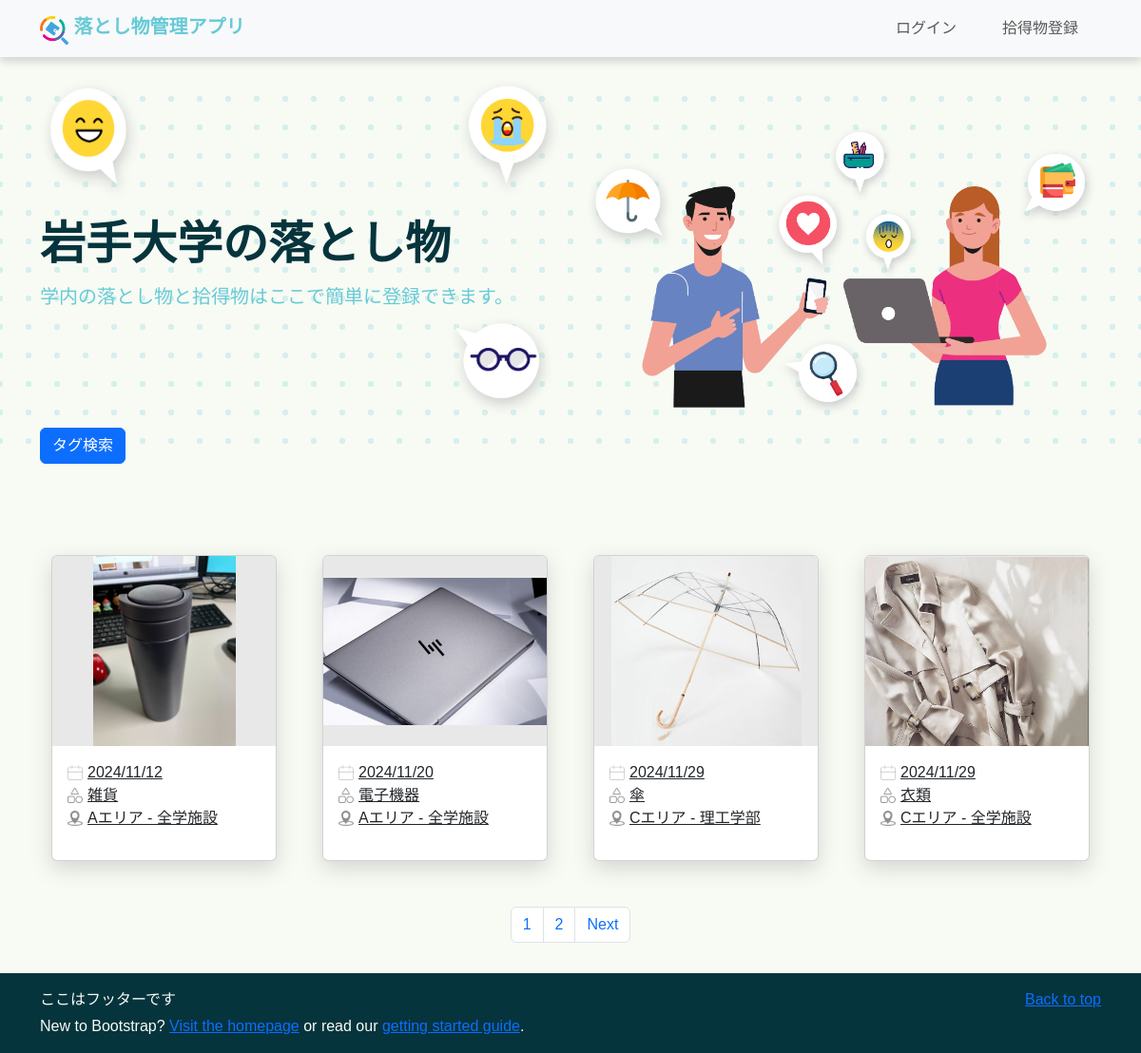
Before: / with the older database file.
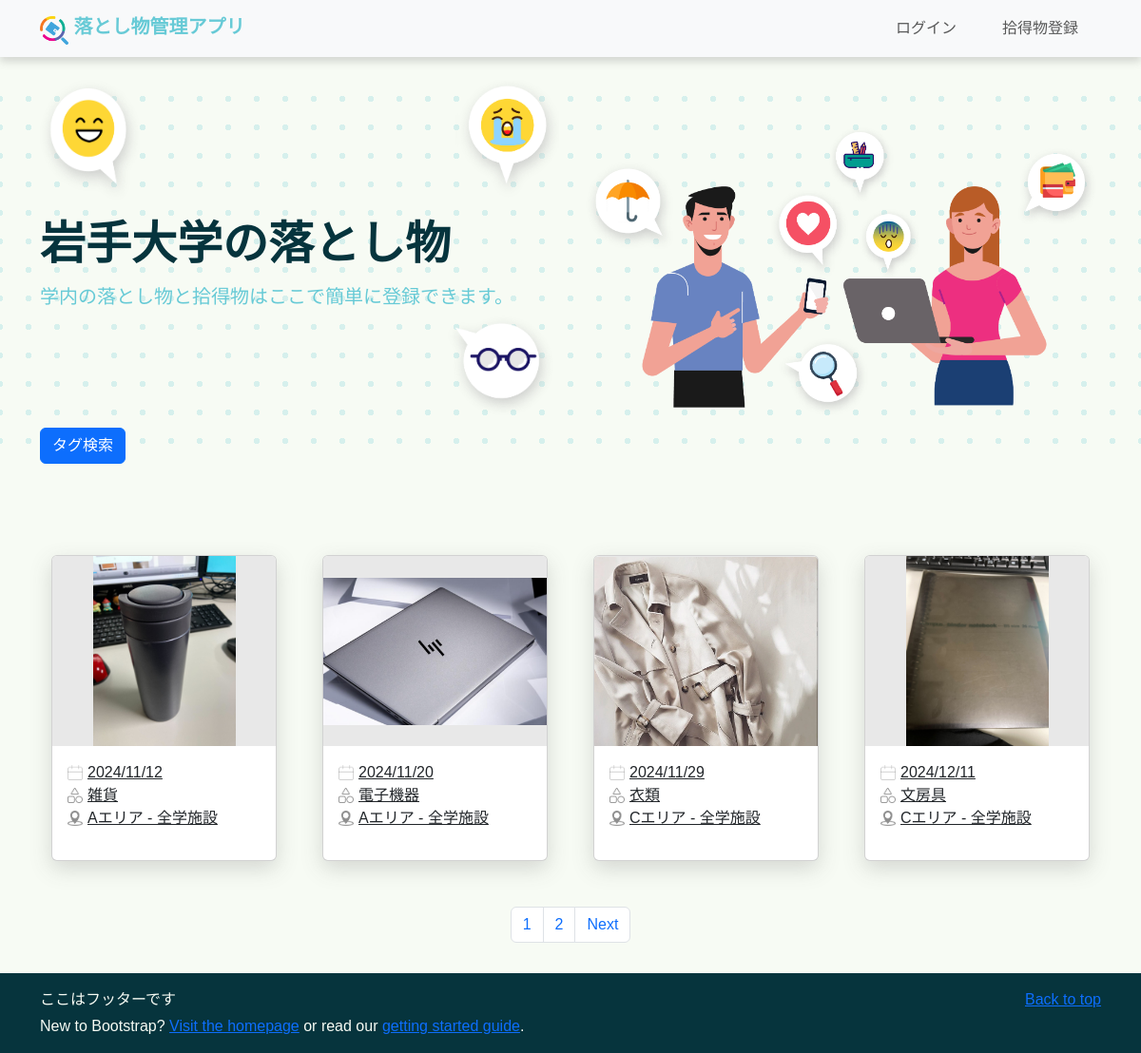
After: the same page with the newer database file.
### top/models.py (models this page shows, shortened)
class ItemImage(models.Model):
    id = models.AutoField(primary_key=True)
    item = models.ForeignKey(Item, on_delete=models.CASCADE, verbose_name="Item")
    image_path = models.ImageField(upload_to='item_images/', max_length=255, blank=True, null=True,
                                   verbose_name='Item Images')
    uploaded_at = models.DateTimeField(auto_now_add=True, null=True, blank=True)

class Item(models.Model):
    item_id = models.AutoField(primary_key=True)
    item_name = models.ForeignKey(ItemsNameTag, on_delete=models.CASCADE, verbose_name="Item Name")
    PorD_location = models.ForeignKey(PickedOrDroppedLocationsTag, on_delete=models.CASCADE,
                                      verbose_name="Picked or Dropped Location")
    storage_location = models.ForeignKey(StorageLocationsTag, on_delete=models.CASCADE, verbose_name="Storage Location", null=True)
    item_type = models.IntegerField(verbose_name="Item Type", help_text="0: Found, 1: Lost")
    status = models.SmallIntegerField(verbose_name="Status", help_text="0: Pending, 1: In Progress, 2: Resolved")
    created_at = models.DateTimeField() # 時間を自動的に更新しない
    updated_at = models.DateTimeField(auto_now=True, null=True, blank=True)
    contact_email = models.EmailField(max_length=100, null=True, blank=True)
    contact_phone = models.CharField(max_length=20, null=True, blank=True)
    description = models.TextField(null=True, blank=True)

class ItemsNameTag(models.Model):
    item_name_id = models.AutoField(primary_key=True)
    item_name = models.CharField(max_length=100, verbose_name="Name tags for items",
                                 help_text="Stationery, clothing, electronic equipment, etc.")
    description = models.TextField(null=True, blank=True)

class PickedOrDroppedLocationsTag(models.Model):
    PorD_location_id = models.AutoField(primary_key=True)
    picked_or_dropped_location_name = models.CharField(max_length=100, verbose_name="Location Name",
                                                       help_text="Name of the place where it was found or dropped, e.g., faculty building, student center, etc.")
    description = models.TextField(null=True, blank=True)
    def __str__(self):
        return self.picked_or_dropped_location_name

### top/views.py (the view)
# urls.py: path('', views.index, name='index'),
def index(request):
    itemname_tag = None
    location_tag = None
    storage_tag = None
    images = ItemImage.objects.select_related("item").order_by("item__created_at") # すべての物品表示（日付順）
    images = images.filter(item__status=0) # status = 0の物品だけ表示
    itemname_tags = ItemsNameTag.objects.all().order_by("item_name")
    location_tags = PickedOrDroppedLocationsTag.objects.all().order_by("picked_or_dropped_location_name")
    storage_tags = StorageLocationsTag.objects.all().order_by("storage_location_name")
    if request.method == "POST":
        date_form = DateFilterForm(request.POST)
        itemname_tag = request.POST.get("item")
        location_tag = request.POST.get("location")
        storage_tag = request.POST.get("storage")
        if itemname_tag == "":
            itemname_tag = None
        if location_tag == "":
            location_tag = None
        if storage_tag == "":
            storage_tag = None
        if itemname_tag and location_tag and storage_tag:
            images = images.filter(Q(item__item_name=itemname_tag) & Q(item__PorD_location=location_tag) & Q(item__storage_location=storage_tag))
        elif itemname_tag and location_tag:
            images = images.filter(Q(item__item_name=itemname_tag) & Q(item__PorD_location=location_tag))
        elif itemname_tag and storage_tag:
            images = images.filter(Q(item__item_name=itemname_tag) & Q(item__storage_location=storage_tag))
        elif location_tag and storage_tag:
            images = images.filter(Q(item__PorD_location=location_tag) & Q(item__storage_location=storage_tag))
        elif itemname_tag:
            images = images.filter(item__item_name=itemname_tag)
        elif location_tag:
            images = images.filter(item__PorD_location=location_tag)
        elif storage_tag:
            images = images.filter(item__storage_location=storage_tag)
        if date_form.is_valid():
            date = date_form.cleaned_data.get("date")
            if date:
                images = images.filter(item__created_at__gte=date)
    else:
        date_form = DateFilterForm()
    """
    if request.method == "POST":
        form = TagFilterForm(request.POST) # form.pyからimport
        date_form = DateFilterForm(request.POST)
        if form.is_valid():
            # python側の変数にタグ情報を格納する
            itemname_tag = form.cleaned_data['itemname_tag']
            location_tag = form.cleaned_data["location_tag"]
            storage_tag = form.cleaned_data["storage_tag"]
            # タグによってフィルタリングをかける
            if itemname_tag and location_tag and storage_tag:
                images = images.filter(Q(item__item_name=itemname_tag) & Q(item__PorD_location=location_tag) & Q(item__storage_location=storage_tag))
            elif itemname_tag and location_tag:
                images = images.filter(Q(item__item_name=itemname_tag) & Q(item__PorD_location=location_tag))
            elif itemname_tag and storage_tag:
                images = images.filter(Q(item__item_name=itemname_tag) & Q(item__storage_location=storage_tag))
            elif location_tag and storage_tag:
                images = images.filter(Q(item__PorD_location=location_tag) & Q(item__storage_location=storage_tag))
            elif itemname_tag:
                images = images.filter(item__item_name=itemname_tag)
            elif location_tag:
                images = images.filter(item__PorD_location=location_tag)
            elif storage_tag:
                images = images.filter(item__storage_location=storage_tag)
            # ItemImageモデルのインスタンスを取得し、その関連するItemとItemNameTagを一度に取得
        if date_form.is_valid():
            date = date_form.cleaned_data.get("date")
            if date:
                images = images.filter(item__created_at__gte=date)

    else:
        form = TagFilterForm()
        date_form = DateFilterForm()
    """
    paginator = Paginator(images, 4)
    page_number = request.GET.get("page")
    page_obj = paginator.get_page(page_number)
    context = {
        "images": page_obj,
        "date_form": date_form,
        "page_obj": page_obj,
        "itemnametags": itemname_tags,
        "locationtags": location_tags,
        "storagetags": storage_tags,
    }
    return render(request, 'index.html', context)

### top/models.py (called while the page is built)
    def __str__(self):
        return self.storage_location_name

### top/templates/index.html (shortened to what this page needs)
{% extends "base.html" %}
{% load static %}
{% block content %}
<div class="hero">
  <div class="container col-12 hero-content">
    <div class="row flex-md-row-reverse align-items-center">
      <div class="col-sm-12 col-md-6 col-lg-6">
        <img src="{% static "imgs/illustrations/2 people emoji added-final.png" %}" class="hero-illust d-block mx-lg-auto img-fluid" alt="illustration" width="130%" loading="lazy">
      </div>
      <div class="hero-texts col-sm-12 col-md-6 col-lg-6">
        <div class="emojis d-none d-md-inline-flex justify-content-between">
          <img src="{% static "imgs/illustrations/emoji_ニコニコ.png" %}" class="img-fluid emoji_niconico" alt="illustration" width="20%" loading="lazy">
          <img src="{% static "imgs/illustrations/emoji_泣き顔.png" %}" class="img-fluid emoji_nakigao" alt="illustration" width="20%" loading="lazy">
        </div>
        <h1 class="display-5 fw-bold lh-1 mb-3 my-sm-3">岩手大学の落とし物</h1>
        <p class="lead my-0 py-0">学内の落とし物と拾得物はここで簡単に登録できます。</p>
        <div class="emojis d-none d-md-inline-flex justify-content-end my-0 py-0">
          <img src="{% static "imgs/illustrations/Glass emoji-fixed.png" %}" class="img-fluid mt-0 emoji_megane" alt="illustration" width="23%" loading="lazy">
        </div>
        <button class="btn btn-primary" type="button" data-bs-toggle="collapse" data-bs-target="#collapseSearch" aria-expanded="false" aria-controls="collapseExample">
          タグ検索
        </button>
      </div>
    </div>
  </div>
</div>
<link
  rel="stylesheet"
  href="https://cdnjs.cloudflare.com/ajax/libs/photoswipe/5.2.2/photoswipe.min.css"
/>
<section id="cardlists">
  {% if images %}
  <div class="container">
    <div class="row g-8 py-5">
      {% for image in images %}
      <div class="col-lg-3 col-sm-6 g-5">
        <a class="card card-effect" href="#" data-bs-toggle="modal" data-bs-target="#modal{{ image.id }}">
          <div class="card-img-area">
            <img src="{{ image.image_path.url }}" class="card-img-top " alt="Item Image">
          </div>
          <div class="card-body">
            <ul>
            <li class="card-text"><img class="card-icons" src="{% static "imgs/icons/CALENDAR I.png" %}">{{image.item.created_at|date:"Y/m/d"}}</li>
            <li class="card-text"><img class="card-icons" src="{% static "imgs/icons/CATEGORY I.png" %}">{{ image.item.item_name.item_name }}</li>
            <li class="card-text"><img class="card-icons" src="{% static 'imgs/icons/Component 1.png'%}">{{image.item.PorD_location}}</li>
            </ul>
          </div>
        </a>
      </div>
      {% endfor %}
    </div>
  </div>
  {% else %}
    <p>選択されたタグを持つ落とし物情報は見つかりませんでした</p>
  {% endif %}
  <div class="d-flex justify-content-center">
    <nav aria-label="Page navigation example">
      <ul class="pagination">
        {% for num in page_obj.paginator.page_range %}
          {% if num == page_obj.number %}
            <li class="page-item"><span class="page-link">{{ num }}</span></li>
          {% elif num >= page_obj.number|add:'-2' and num <= page_obj.number|add:'2' %}
            <li class="page-item"><a class="page-link" href="?page={{ num }}">{{ num }}</a></li>
          {% endif %}
        {% endfor %}
        {% if page_obj.has_next %}
          <li class="page-item"><a class="page-link" href="?page={{ page_obj.next_page_number }}">Next</a></li>
        {% endif %}
      </ul>
    </nav>
  </div>
</section>
{% endblock content %}

### templates/base.html (shortened to what this page needs)
{% load static %}
<!DOCTYPE html>
<html lang="en">
<head>
    <link rel="stylesheet" href="{% static 'css/style.css' %}">
    <link rel="stylesheet" href="{% static 'css/top.css' %}">
    <link rel="stylesheet" href="{% static 'css/lost_item_register.css' %}">
    <link href="https://cdn.jsdelivr.net/npm/bootstrap@5.3.3/dist/css/bootstrap.min.css" rel="stylesheet">
</head>
<body>
    <main>
        <nav class="navbar fixed-top navbar-expand-lg navbar-light bg-light">
            <div class="container">
              <a class="navbar-brand" href="{% url 'top:home' %}">
                <img src = "{% static 'imgs/illustrations/1. FINAL logo png.png' %}" alt="" width="30" height="24" class="d-inline-block align-text-top img-fluid">
                落とし物管理アプリ
              </a>
              <div class="collapse navbar-collapse justify-content-end" id="navbarXL">
                <ul class="navbar-nav ml-auto">
                  {% if user.is_superuser %}
                    <li class="nav-item">
                      <span class="navbar-text">Welcome, {{ user.username }}!</span>
                    </li>
                    <li class="nav-item mx-3">
                      <a class="nav-link" href="{% url 'mypage:admin_mypage' %}">マイページ</a>
                    </li>
                    <li class="nav-item mx-3">
                      <a class="nav-link" href="{% url 'lostitem:tolostitemregister' %}">遺失物登録</a>
                    </li>
                    <li class="nav-item mx-3">
                      <a class="nav-link" href="{% url 'founditem:tofounditemregister' %}">拾得物登録</a>
                    </li>
                    <li class="nav-item mx-3">
                      <a class="nav-link" href="{% url 'lostitem:logout' %}">ログアウト</a>
                    </li>
                  {% else %}
                    <li class="nav-item mx-3">
                      <a class="nav-link" href="{% url 'lostitem:login' %}">ログイン</a>
                    </li>
                    <li class="nav-item mx-3">
                      <a class="nav-link" href="{% url 'founditem:tofounditemregister' %}">拾得物登録</a>
                    </li>
                  {% endif %}
                </ul>
              </div>
            </div>
        </nav>
        <div style="margin-top: 84px;">
            {% block content %}{% endblock %}
        </div>
    </main>
</body>
<footer>
    <div class="container py-3 mt-3">
        <p class="float-end mb-1">
          <a href="#">Back to top</a>
        </p>
        <p class="mb-1">ここはフッターです</p>
        <p class="mb-0">New to Bootstrap? <a href="/">Visit the homepage</a> or read our <a href="/docs/5.0/getting-started/introduction/">getting started guide</a>.</p>
      </div>
</footer>
</html>

### static/css/style.css (style rules this page uses)
:root { --primary: #67CAD6; --body:#cef1f7; --background:#F7FBF4; --textcolor:#06343D; }
body { font-family: "Noto Sans JP", sans-serif !important; font-optical-sizing: auto; color:var(--textcolor) !important; background-color:var(--background)!important; }
footer { background-color: #06343D !important; color: var(--background); }
.navbar { background-color: #FFFFFF !important; box-shadow: 0 5px 8px rgba(77, 77, 77, 0.204); }
.navbar .navbar-brand { color: var(--primary) !important; font-size: 20px; font-weight: 700; }
.navbar-collapse { text-align: right; }

### static/css/top.css (style rules this page uses)
:root { --primary: #67CAD6; --body:#cef1f7; --background:#F7FBF4; --box-shadow:0 8px 22px rgba(77, 77, 77, 0.204); }
.hero { background-image:radial-gradient(#67cbd63b 3px, #F7FBF4 2px); background-size:30px 30px; background-repeat:repeat; background-position:center; background-attachment:fixed; position: relative; z-index: 1; }
.hero p { color: var(--primary) !important; font-weight: 500; }
.card-body li { display: flex; align-items: center; text-decoration: none !important; }
.card-body ul { list-style:none; padding:0; }
.card-text img { width: 1em; height: 1em; margin-right: 5px; }
.card-effect { box-shadow:var(--box-shadow) ; transition:all 0.35s ease; }
.card-img-top { height:200px; object-fit: contain; background-color:#E8E8E8; }

Changed rows visible on the page:
removed ItemImage: image_path (picture), item.created_at "2024/11/29", item.item_name.item_name "傘", item.PorD_location "Cエリア - 理工学部"
now on this page (row unchanged): ItemImage: image_path (picture), item.created_at "2024/12/11", item.item_name.item_name "文房具", item.PorD_location "Cエリア - 全学施設"
